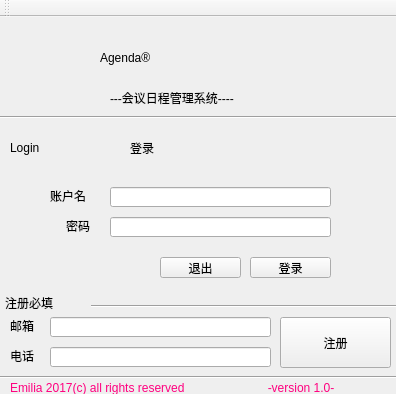
<?xml version="1.0" encoding="UTF-8"?>
<ui version="4.0">
 <class>LoginWindow</class>
 <widget class="QMainWindow" name="LoginWindow">
  <property name="geometry">
   <rect>
    <x>0</x>
    <y>0</y>
    <width>396</width>
    <height>394</height>
   </rect>
  </property>
  <property name="windowTitle">
   <string>Agenda</string>
  </property>
  <widget class="QWidget" name="centralWidget">
   <widget class="QLabel" name="label">
    <property name="geometry">
     <rect>
      <x>100</x>
      <y>10</y>
      <width>201</width>
      <height>61</height>
     </rect>
    </property>
    <property name="styleSheet">
     <string notr="true">font: 75 35pt &quot;等线&quot;;</string>
    </property>
    <property name="text">
     <string>Agenda®</string>
    </property>
   </widget>
   <widget class="QLabel" name="label_2">
    <property name="geometry">
     <rect>
      <x>110</x>
      <y>70</y>
      <width>171</width>
      <height>21</height>
     </rect>
    </property>
    <property name="styleSheet">
     <string notr="true">font: 12pt &quot;微软雅黑&quot;;</string>
    </property>
    <property name="text">
     <string>---会议日程管理系统----</string>
    </property>
   </widget>
   <widget class="Line" name="line">
    <property name="geometry">
     <rect>
      <x>-100</x>
      <y>90</y>
      <width>591</width>
      <height>20</height>
     </rect>
    </property>
    <property name="orientation">
     <enum>Qt::Horizontal</enum>
    </property>
   </widget>
   <widget class="Line" name="line_2">
    <property name="geometry">
     <rect>
      <x>-60</x>
      <y>350</y>
      <width>491</width>
      <height>20</height>
     </rect>
    </property>
    <property name="orientation">
     <enum>Qt::Horizontal</enum>
    </property>
   </widget>
   <widget class="QLabel" name="label_3">
    <property name="geometry">
     <rect>
      <x>10</x>
      <y>360</y>
      <width>381</width>
      <height>21</height>
     </rect>
    </property>
    <property name="styleSheet">
     <string notr="true">font: 12pt &quot;华文隶书&quot;; color:rgb(255, 0, 127)
</string>
    </property>
    <property name="text">
     <string>Emilia 2017(c) all rights reserved                         -version 1.0-</string>
    </property>
   </widget>
   <widget class="QLabel" name="label_4">
    <property name="geometry">
     <rect>
      <x>130</x>
      <y>115</y>
      <width>61</width>
      <height>31</height>
     </rect>
    </property>
    <property name="styleSheet">
     <string notr="true">font: 23pt &quot;微软雅黑&quot;;</string>
    </property>
    <property name="text">
     <string>登录</string>
    </property>
   </widget>
   <widget class="QLabel" name="label_5">
    <property name="geometry">
     <rect>
      <x>10</x>
      <y>100</y>
      <width>361</width>
      <height>61</height>
     </rect>
    </property>
    <property name="styleSheet">
     <string notr="true">font: 75 35pt &quot;等线&quot;;</string>
    </property>
    <property name="text">
     <string>Login</string>
    </property>
   </widget>
   <widget class="QLabel" name="label_6">
    <property name="geometry">
     <rect>
      <x>50</x>
      <y>168</y>
      <width>51</width>
      <height>21</height>
     </rect>
    </property>
    <property name="styleSheet">
     <string notr="true">font: 12pt &quot;微软雅黑&quot;;</string>
    </property>
    <property name="text">
     <string>账户名</string>
    </property>
   </widget>
   <widget class="QLabel" name="label_7">
    <property name="geometry">
     <rect>
      <x>66</x>
      <y>198</y>
      <width>31</width>
      <height>21</height>
     </rect>
    </property>
    <property name="styleSheet">
     <string notr="true">font: 12pt &quot;微软雅黑&quot;;</string>
    </property>
    <property name="text">
     <string>密码</string>
    </property>
   </widget>
   <widget class="QLineEdit" name="userName">
    <property name="geometry">
     <rect>
      <x>110</x>
      <y>170</y>
      <width>221</width>
      <height>20</height>
     </rect>
    </property>
   </widget>
   <widget class="QLineEdit" name="passWord">
    <property name="geometry">
     <rect>
      <x>110</x>
      <y>200</y>
      <width>221</width>
      <height>20</height>
     </rect>
    </property>
    <property name="echoMode">
     <enum>QLineEdit::Password</enum>
    </property>
   </widget>
   <widget class="QPushButton" name="loginButton">
    <property name="geometry">
     <rect>
      <x>250</x>
      <y>240</y>
      <width>81</width>
      <height>21</height>
     </rect>
    </property>
    <property name="text">
     <string>登录</string>
    </property>
   </widget>
   <widget class="QLabel" name="label_8">
    <property name="geometry">
     <rect>
      <x>5</x>
      <y>270</y>
      <width>91</width>
      <height>31</height>
     </rect>
    </property>
    <property name="styleSheet">
     <string notr="true">font: 15pt &quot;微软雅黑&quot;;</string>
    </property>
    <property name="text">
     <string>注册必填</string>
    </property>
   </widget>
   <widget class="Line" name="line_5">
    <property name="geometry">
     <rect>
      <x>91</x>
      <y>274</y>
      <width>321</width>
      <height>31</height>
     </rect>
    </property>
    <property name="orientation">
     <enum>Qt::Horizontal</enum>
    </property>
   </widget>
   <widget class="QLabel" name="label_9">
    <property name="geometry">
     <rect>
      <x>10</x>
      <y>298</y>
      <width>31</width>
      <height>21</height>
     </rect>
    </property>
    <property name="styleSheet">
     <string notr="true">font: 12pt &quot;微软雅黑&quot;;</string>
    </property>
    <property name="text">
     <string>邮箱</string>
    </property>
   </widget>
   <widget class="QLabel" name="label_10">
    <property name="geometry">
     <rect>
      <x>10</x>
      <y>328</y>
      <width>31</width>
      <height>21</height>
     </rect>
    </property>
    <property name="styleSheet">
     <string notr="true">font: 12pt &quot;微软雅黑&quot;;</string>
    </property>
    <property name="text">
     <string>电话</string>
    </property>
   </widget>
   <widget class="QLineEdit" name="email">
    <property name="geometry">
     <rect>
      <x>50</x>
      <y>300</y>
      <width>221</width>
      <height>20</height>
     </rect>
    </property>
   </widget>
   <widget class="QLineEdit" name="phone">
    <property name="geometry">
     <rect>
      <x>50</x>
      <y>330</y>
      <width>221</width>
      <height>20</height>
     </rect>
    </property>
   </widget>
   <widget class="QPushButton" name="registerButton">
    <property name="geometry">
     <rect>
      <x>280</x>
      <y>300</y>
      <width>111</width>
      <height>51</height>
     </rect>
    </property>
    <property name="text">
     <string>注册</string>
    </property>
   </widget>
   <widget class="QPushButton" name="quitBotton">
    <property name="geometry">
     <rect>
      <x>160</x>
      <y>240</y>
      <width>81</width>
      <height>21</height>
     </rect>
    </property>
    <property name="text">
     <string>退出</string>
    </property>
   </widget>
  </widget>
  <widget class="QToolBar" name="mainToolBar">
   <attribute name="toolBarArea">
    <enum>TopToolBarArea</enum>
   </attribute>
   <attribute name="toolBarBreak">
    <bool>false</bool>
   </attribute>
  </widget>
 </widget>
 <layoutdefault spacing="6" margin="11"/>
 <tabstops>
  <tabstop>loginButton</tabstop>
  <tabstop>userName</tabstop>
  <tabstop>passWord</tabstop>
  <tabstop>quitBotton</tabstop>
  <tabstop>email</tabstop>
  <tabstop>phone</tabstop>
  <tabstop>registerButton</tabstop>
 </tabstops>
 <resources/>
 <connections/>
</ui>
